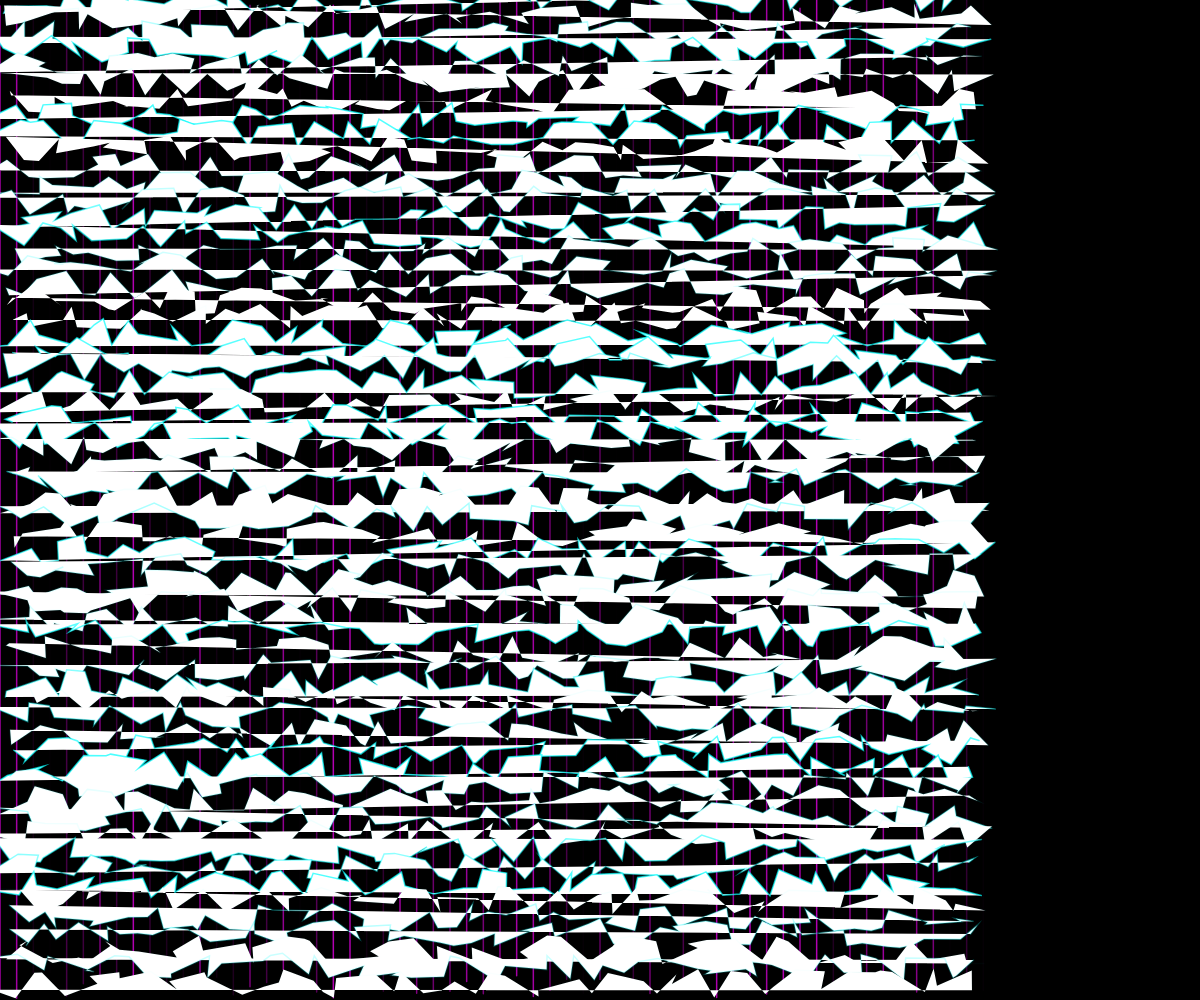
Frame 1 (no input)
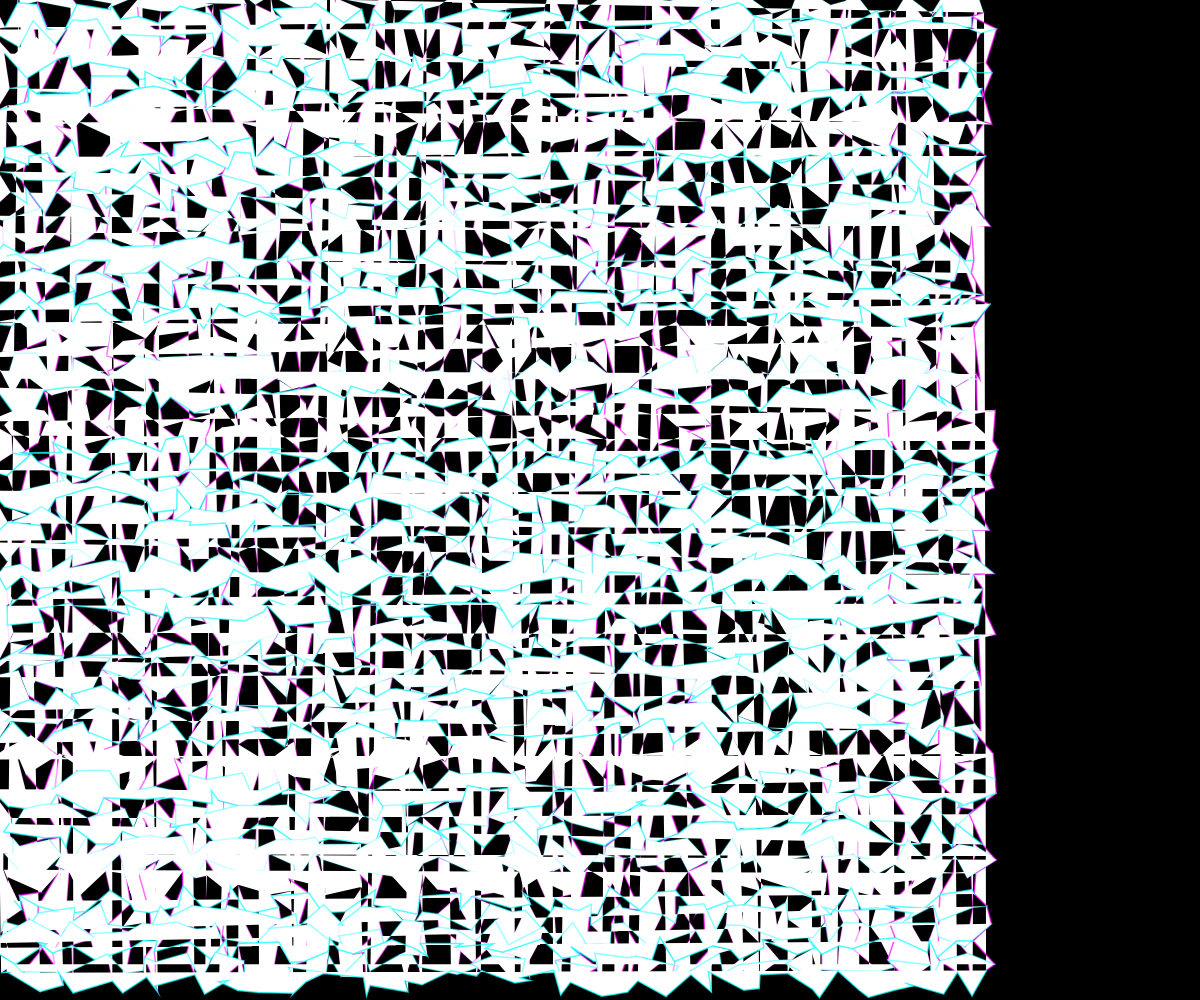
Frame 60 (no input)
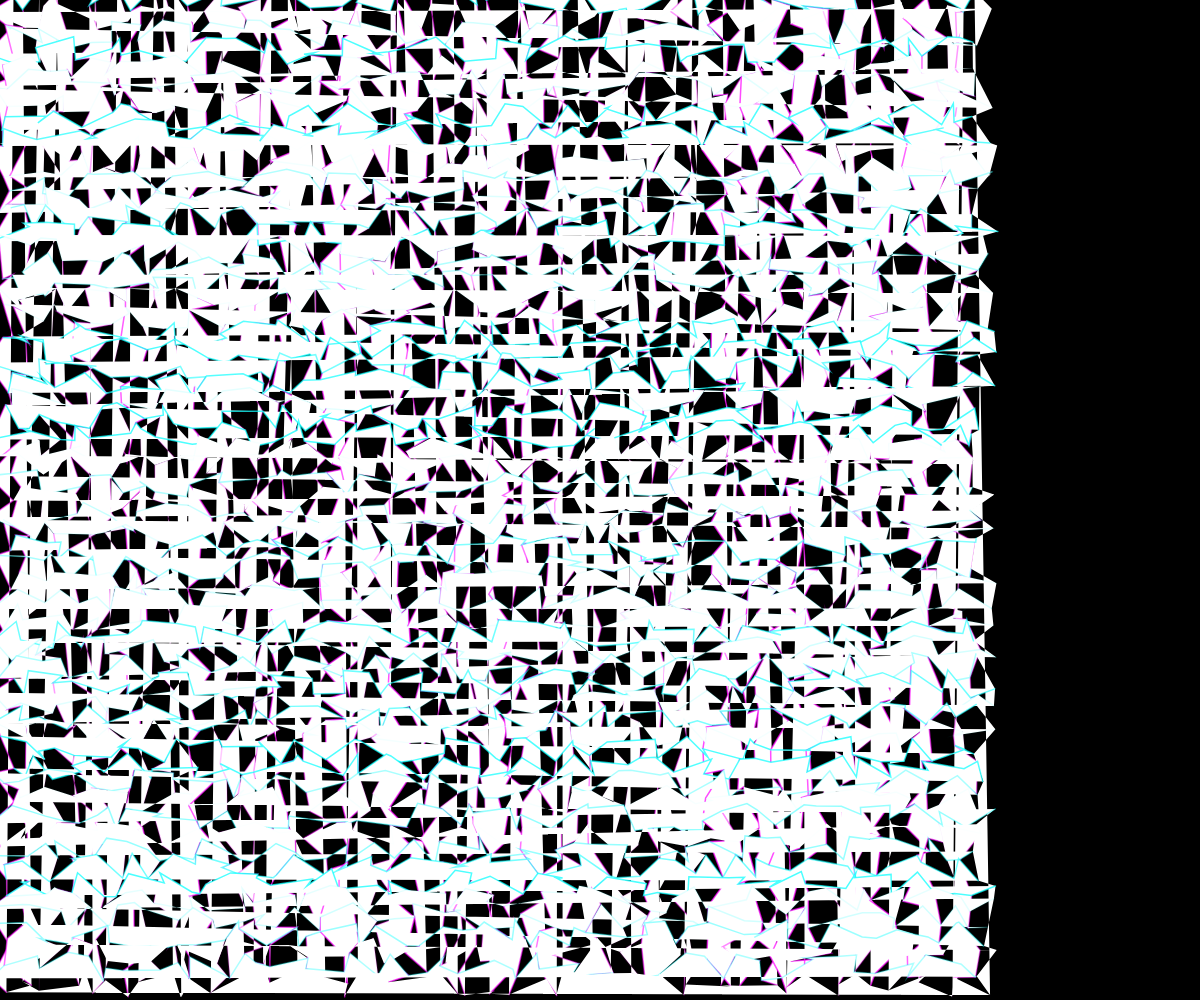
Frame 120 (the mouse pressed at the canvas centre since frame 60)

The p5.js sketch that drew these frames (run headless with seeded random() and noise() and a simulated clock; from frame 60 on, the mouse is pressed at the canvas centre):

// p5.js sketch
// ── sketch.js
let grid = [];
let gridSize = 60;
let cellSize;
let time = 0;

function setup() {
  createCanvas(windowWidth, windowHeight);
  cellSize = min(width, height) / gridSize;
  
  // Initialize grid points
  for (let i = 0; i < gridSize; i++) {
    grid[i] = [];
    for (let j = 0; j < gridSize; j++) {
      grid[i][j] = {
        x: i * cellSize,
        y: j * cellSize,
        baseY: j * cellSize,
        pulse: random(TWO_PI),
        wavePhase: random(TWO_PI),
        intensity: random(0.7, 1)
      };
    }
  }
}

function draw() {
  background(0);
  time += 0.02;
  
  // Draw connections
  strokeWeight(1.5);
  
  // Draw vertical lines with wave distortion
  for (let i = 0; i < gridSize; i++) {
    beginShape();
    for (let j = 0; j < gridSize; j++) {
      let point = grid[i][j];
      
      // Apply wave distortion to vertical lines
      let wave = sin(time + point.wavePhase) * 15 * point.intensity;
      point.y = point.baseY + wave;
      
      // Apply pulsing effect
      let pulse = sin(time + point.pulse) * 0.5 + 0.5;
      
      // Draw vertical lines with magenta glow
      stroke(255, 0, 255, 180 * pulse);
      vertex(point.x, point.y);
    }
    endShape();
  }
  
  // Draw horizontal lines with wave distortion
  for (let j = 0; j < gridSize; j++) {
    beginShape();
    for (let i = 0; i < gridSize; i++) {
      let point = grid[i][j];
      
      // Apply wave distortion to horizontal lines
      let wave = sin(time + point.wavePhase + PI/2) * 15 * point.intensity;
      point.x = i * cellSize + wave;
      
      // Apply pulsing effect
      let pulse = sin(time + point.pulse) * 0.5 + 0.5;
      
      // Draw horizontal lines with cyan glow
      stroke(0, 255, 255, 180 * pulse);
      vertex(point.x, point.y);
    }
    endShape();
  }
  
  // Update points for pulsing and wave effects
  for (let i = 0; i < gridSize; i++) {
    for (let j = 0; j < gridSize; j++) {
      grid[i][j].pulse += 0.03;
      grid[i][j].wavePhase += 0.02;
    }
  }
  
  // Occasionally trigger vertical wave distortions
  if (frameCount % 60 === 0) {
    let x = floor(random(gridSize));
    for (let j = 0; j < gridSize; j++) {
      grid[x][j].pulse += PI; // Trigger a pulse at the top
    }
  }
}

function windowResized() {
  resizeCanvas(windowWidth, windowHeight);
}
